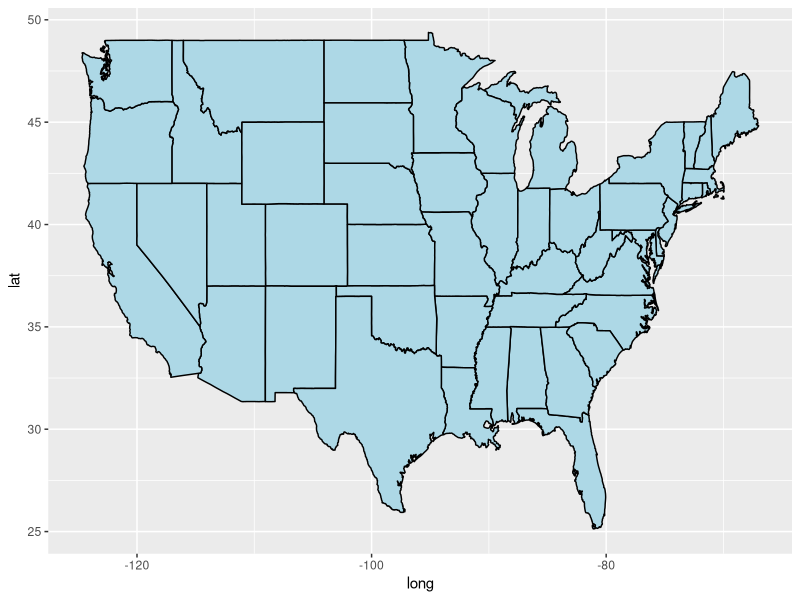
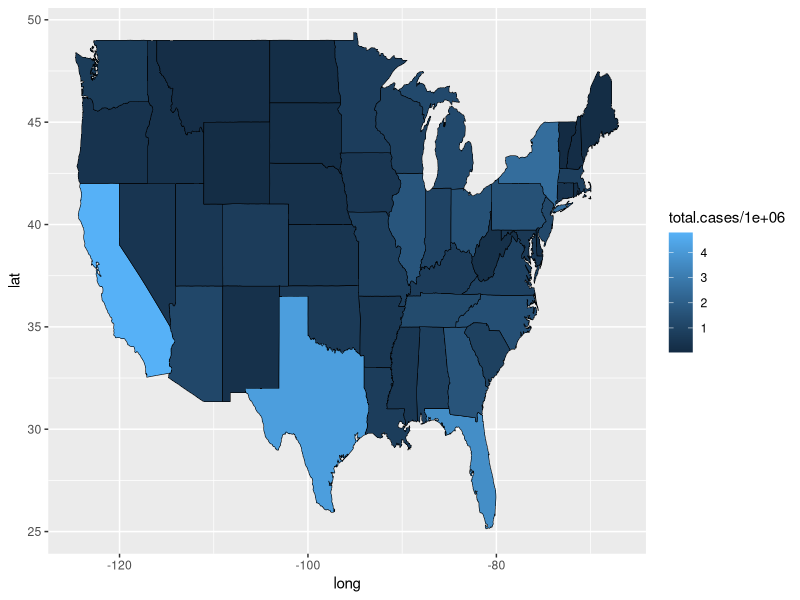
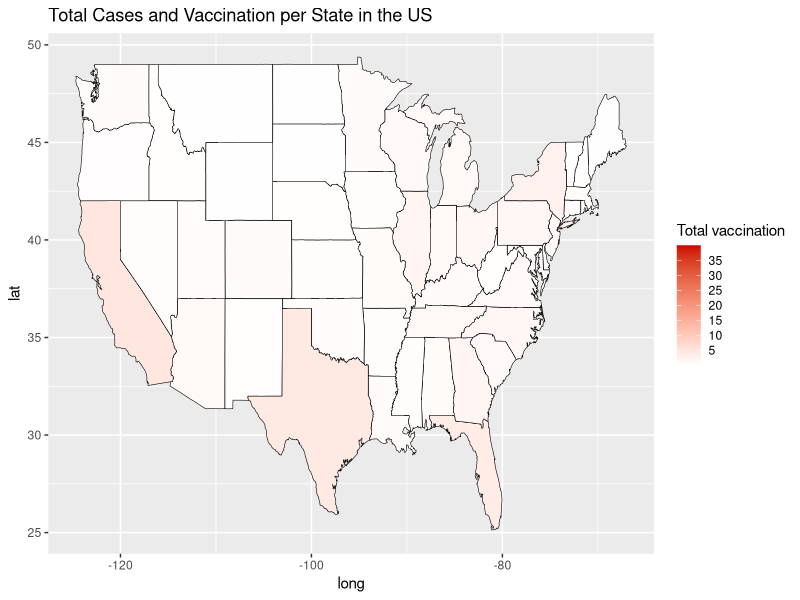
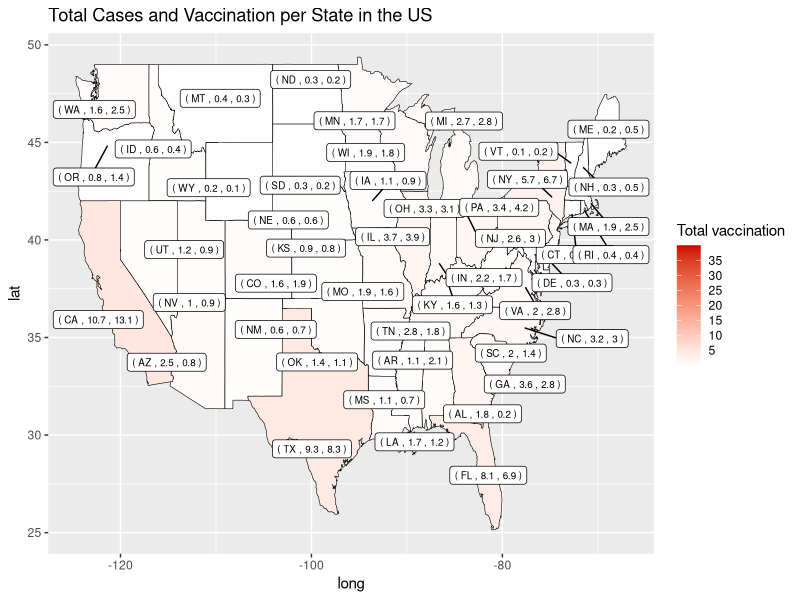

The R source for these figures, in order:
library(ggplot2)
library(maps)
library(dplyr)
library(ggrepel)

####Travail realise par Philippe Cedrick MERCERON (ME175438) et Rhode Kepler ILFRA (IL161809)

###Importation des donnees 
States <- map_data("state")
cas <- read.csv("Casdecovid.csv")

####Ouverture de la librairie GGPLOT pour la visualisation
ggplot() + 
  geom_polygon( data=States, aes(x=long, y=lat, group=group),
                color="black", fill="lightblue" )

####Fusion des etats par region et Contruction de la carte thematique
MergedStates <- inner_join(States, cas, by = "region")
agg.data <- aggregate(cbind(long,lat,percentage.vaccination,percentage.cases) ~ code, data = MergedStates, mean)

p <- ggplot()
p <- p + geom_polygon( data=MergedStates, 
                       aes(x=long, y=lat, group=group, fill = total.cases/1000000), 
                       color="black", size = 0.2) 
p

p <- p + scale_fill_continuous(name="Total vaccination", 
                               low = "white", high = "red3",limits = c(0,40), 
                               breaks=c(5,10,15,20,25,30,35), na.value = "grey50") +
  
  labs(title="Total Cases and Vaccination per State in the US")
p

p <- p + geom_label_repel(data = agg.data, size = 2.5,
              aes(x = long, y = lat, 
                  label = paste("(",code,",",round(percentage.cases,digits = 1),",",round(percentage.vaccination, digits = 1),")")))
p                    
              
